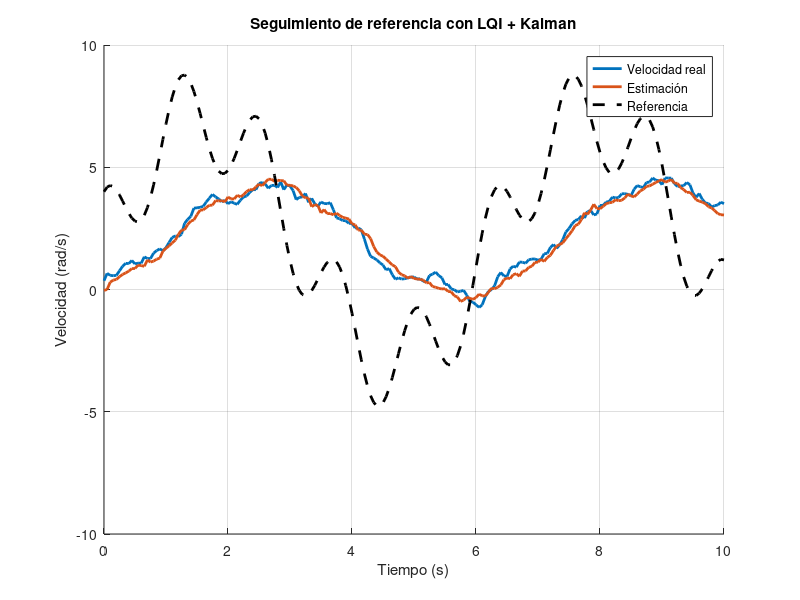
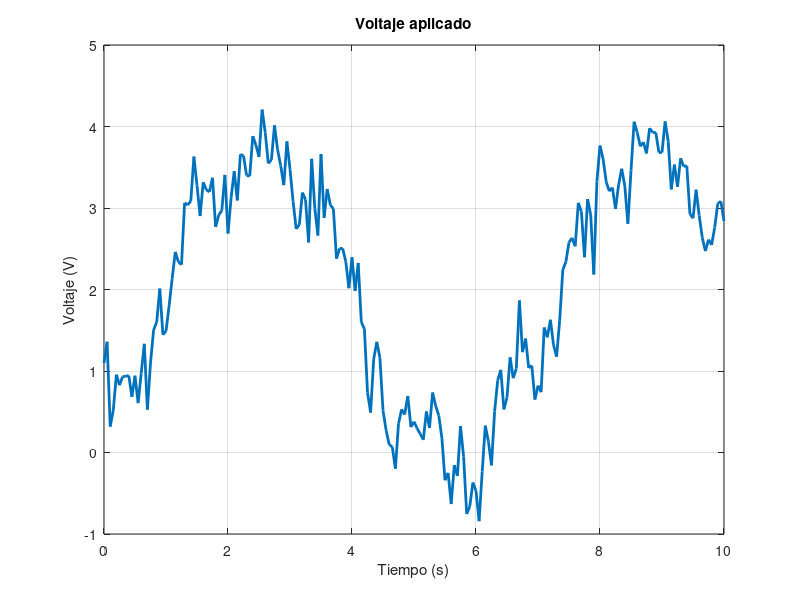
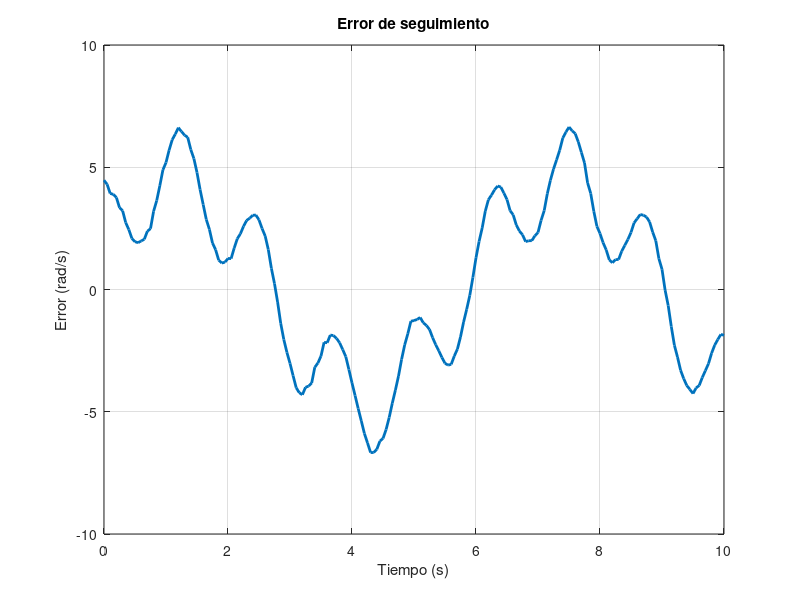

Recreate these plots in MATLAB, in order.
clc;
clear;
close all;

% ----------------- Parámetros del motor DC 12v -----------------

b = 0.017447;     % Fricción (N·m·s/rad)
J = 0.0056459;    % Inercia (kg·m²)
Kt = 0.35103;     % Constante de torque (N·m/A)
Ke = Kt;          % Constante de FEM (V·s/rad)
Ra = 10.397;      % Resistencia (Ω)
La = 0.015917;    % Inductancia (H)

% ----------------- Modelo continuo -----------------

A = [-Ra/La, -Ke/La;
      Kt/J, -b/J];
B = [1/La; 0];
C = [0, 1];  % salida: velocidad
D = 0;

% ----------------- Discretización -----------------

dt = 0.05;               % Paso de tiempo
S = 10;                  % Tiempo total de simulación
sys_c = ss(A, B, C, D);
sys_d = c2d(sys_c, dt, 'zoh');

Ad = sys_d.A;
Bd = sys_d.B;
Cd = C;

% ----------------- Aumento del sistema con integrador -----------------

A_aug = [Ad, zeros(2,1);
        -Cd*Ad, 1];
B_aug = [Bd;
        -Cd*Bd];

Q_aug = diag([0.01, 10, 10]);   % penalización para [i; w; e_int]
R_aug = 10;

[P_aug, ~, ~] = dare(A_aug, B_aug, Q_aug, R_aug);
K_aug = R_aug \ (B_aug' * P_aug);  % K_aug = [K_x, K_i]

% ----------------- Filtro de Kalman discreto -----------------

F_K = Ad;
G_K = Bd;
H_K = eye(2);             % Se observan corriente y velocidad
x_hat = [0; 0];           % Estimación inicial
P_K = diag([1, 1]);       % Covarianza inicial

Q_K = diag([10, 0.05]);   % Ruido de proceso
R_K = diag([0.5, 5]);     % Ruido de medición

% ----------------- Variables iniciales -----------------

x = [0; 0];     % Estados reales [corriente; velocidad]
e_int = 0;      % Estado integrador
u = 0;

% ----------------- Almacenamiento para gráficas -----------------

x_plot = [];
xhat_plot = [];
u_plot = [];
t_plot = [];
ref_plot = [];
err_plot = [];

% ----------------- Simulación discreta -----------------

for t = 0:dt:S
    
    wr = 2 + 5*sin(t) + 2*cos(5*t);  % Referencia variable
    
    % Medición simulada (con ruido)
    z = H_K * x + 2*randn(2,1);
    
    % Estimación (corrección)
    K_K = P_K * H_K' / (H_K * P_K * H_K' + R_K);
    x_hat = x_hat + K_K * (z - H_K * x_hat);
    P_K = (eye(2) - K_K * H_K) * P_K;

    % Error y actualización del integrador
    error = wr - x_hat(2);
    e_int = e_int + error * dt;

    % Estado aumentado para control
    x_aug_hat = [x_hat; e_int];

    % Control LQI
    u = -K_aug * x_aug_hat;

    % Evolución real del sistema
    x = F_K * x + G_K * u + 0.1*randn(2,1);

    % Predicción del estimador
    x_hat = F_K * x_hat + G_K * u;
    P_K = F_K * P_K * F_K' + Q_K;

    % Registro
    x_plot = [x_plot, x];
    xhat_plot = [xhat_plot, x_hat];
    u_plot = [u_plot, u];
    t_plot = [t_plot, t];
    ref_plot = [ref_plot, wr];
    err_plot = [err_plot, error];
end

% ----------------- Gráficas -----------------

figure;
hold on; grid on;
plot(t_plot, x_plot(2,:), 'LineWidth', 2);          % Velocidad real
plot(t_plot, xhat_plot(2,:), 'LineWidth', 2);       % Estimación velocidad
plot(t_plot, ref_plot, 'k--', 'LineWidth', 2);      % Referencia
legend("Velocidad real", "Estimación", "Referencia");
xlabel("Tiempo (s)");
ylabel("Velocidad (rad/s)");
title("Seguimiento de referencia con LQI + Kalman");

figure;
plot(t_plot, u_plot, 'LineWidth', 2);
grid on;
xlabel("Tiempo (s)");
ylabel("Voltaje (V)");
title("Voltaje aplicado");

figure;
plot(t_plot, err_plot, 'LineWidth', 2);
grid on;
xlabel("Tiempo (s)");
ylabel("Error (rad/s)");
title("Error de seguimiento");
